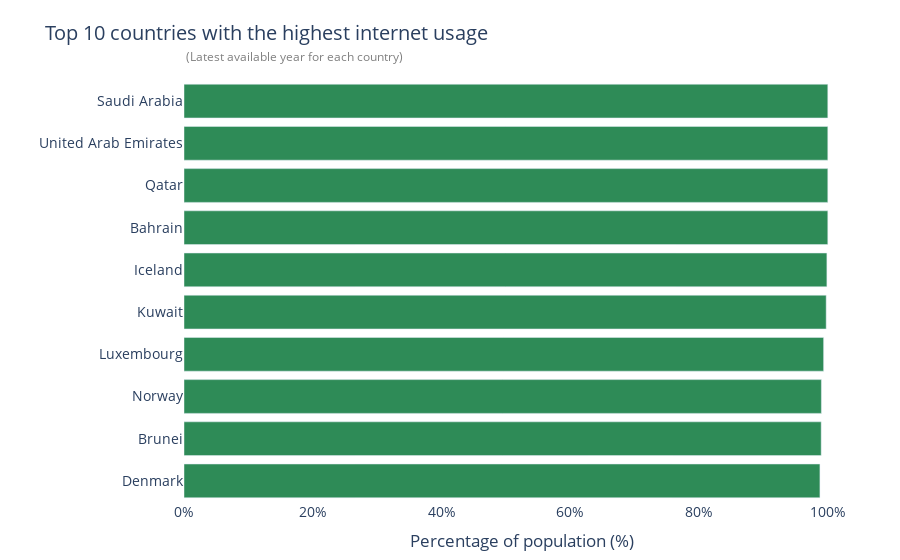

The code cell stored with this chart in its notebook:
### Code cell
import plotly.graph_objects as go

fig = go.Figure(go.Bar(
    x=top10_df["Individuals using the Internet (% of population)"][::-1],
    y=top10_df["Entity"][::-1],
    orientation='h',
    marker_color='seagreen'
))

fig.update_layout(
    title="Top 10 countries with the highest internet usage",
    xaxis_title="Percentage of population (%)",
    yaxis_title="",
    xaxis=dict(range=[0, 105], ticksuffix="%"),
    plot_bgcolor='white',
    font=dict(size=14),
    margin=dict(l=120, r=40, t=80, b=40),
    annotations=[
        dict(
            text="(Latest available year for each country)",
            xref="paper", yref="paper",
            x=0, y=1.08,
            showarrow=False,
            font=dict(size=12, color="gray")
        )
    ]
)

fig.show()

### Figure 1 — Plotly figure (JSON) as saved in the notebook; plotly's stock layout.template omitted (floating-point values rounded to 4 significant figures)
{"data": [{"marker": {"color": "seagreen"}, "orientation": "h", "type": "bar", "x": [98.78, 98.97, 99.0, 99.35, 99.75, 99.86, 100.0, 100.0, 100.0, 100.0], "y": ["Denmark", "Brunei", "Norway", "Luxembourg", "Kuwait", "Iceland", "Bahrain", "Qatar", "United Arab Emirates", "Saudi Arabia"]}], "layout": {"annotations": [{"font": {"color": "gray", "size": 12}, "showarrow": false, "text": "(Latest available year for each country)", "x": 0, "xref": "paper", "y": 1.08, "yref": "paper"}], "font": {"size": 14}, "margin": {"b": 40, "l": 120, "r": 40, "t": 80}, "plot_bgcolor": "white", "title": {"text": "Top 10 countries with the highest internet usage"}, "xaxis": {"range": [0, 105], "ticksuffix": "%", "title": {"text": "Percentage of population (%)"}}, "yaxis": {"title": {"text": ""}}}}
